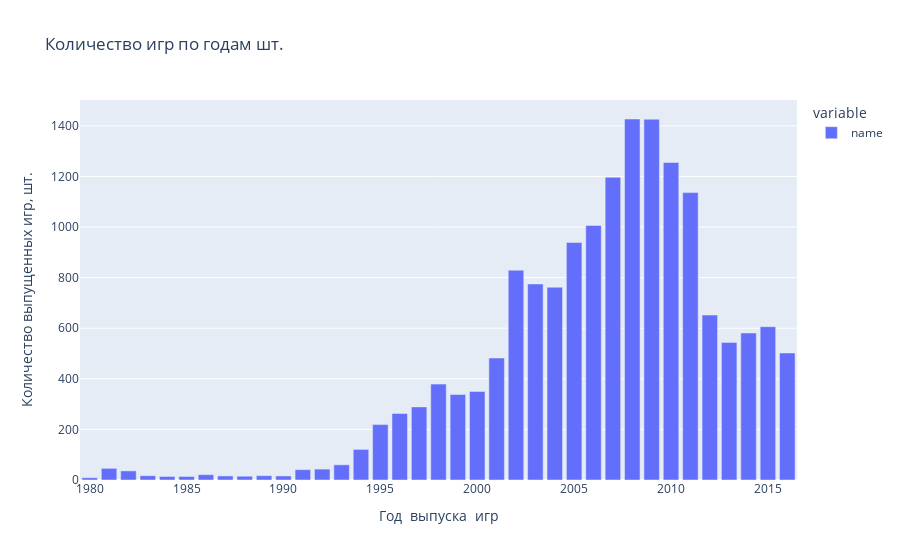

Source (notebook cell):
### Markdown cell above
Составим таблицу с данными о количестве  игр в разные годы и визуализируем ее. Воспользуемся данными таблицы `df_games`.

### Code cell
# сгруппируем df_games по столбцу 'year_of_release' и посчитаем количество значений в столбце 'name', результат сохраним в
# пременной years_agg_games
years_agg_games = df_games.groupby(by='year_of_release')[['name']].count()
# построим столбчатый график
px.bar(years_agg_games, labels={'value':'Количество выпущенных игр, шт.',
                             'year_of_release':'Год  выпуска  игр'},
                              title='Количество игр по годам шт.')

### Figure 1 — Plotly figure (JSON) as saved in the notebook; plotly's stock layout.template omitted (floating-point values rounded to 4 significant figures)
{"data": [{"alignmentgroup": "True", "hovertemplate": "variable=name<br>Год  выпуска  игр=%{x}<br>Количество выпущенных игр, шт.=%{y}<extra></extra>", "legendgroup": "name", "marker": {"color": "#636efa", "pattern": {"shape": ""}}, "name": "name", "offsetgroup": "name", "orientation": "v", "showlegend": true, "textposition": "auto", "type": "bar", "x": [1980, 1981, 1982, 1983, 1984, 1985, 1986, 1987, 1988, 1989, 1990, 1991, 1992, 1993, 1994, 1995, 1996, 1997, 1998, 1999, 2000, 2001, 2002, 2003, 2004, 2005, 2006, 2007, 2008, 2009, 2010, 2011, 2012, 2013, 2014, 2015, 2016], "xaxis": "x", "y": [9, 46, 36, 17, 14, 14, 21, 16, 15, 17, 16, 41, 43, 60, 121, 219, 263, 289, 379, 338, 350, 482, 829, 775, 762, 939, 1006, 1197, 1427, 1426, 1255, 1136, 652, 544, 581, 606, 502], "yaxis": "y"}], "layout": {"autosize": true, "barmode": "relative", "legend": {"title": {"text": "variable"}, "tracegroupgap": 0}, "title": {"text": "Количество игр по годам шт."}, "xaxis": {"anchor": "y", "autorange": true, "domain": [0, 1], "range": [1980.0, 2016.0], "title": {"text": "Год  выпуска  игр"}, "type": "linear"}, "yaxis": {"anchor": "x", "autorange": true, "domain": [0, 1], "range": [0, 1502.0], "title": {"text": "Количество выпущенных игр, шт."}, "type": "linear"}}}
